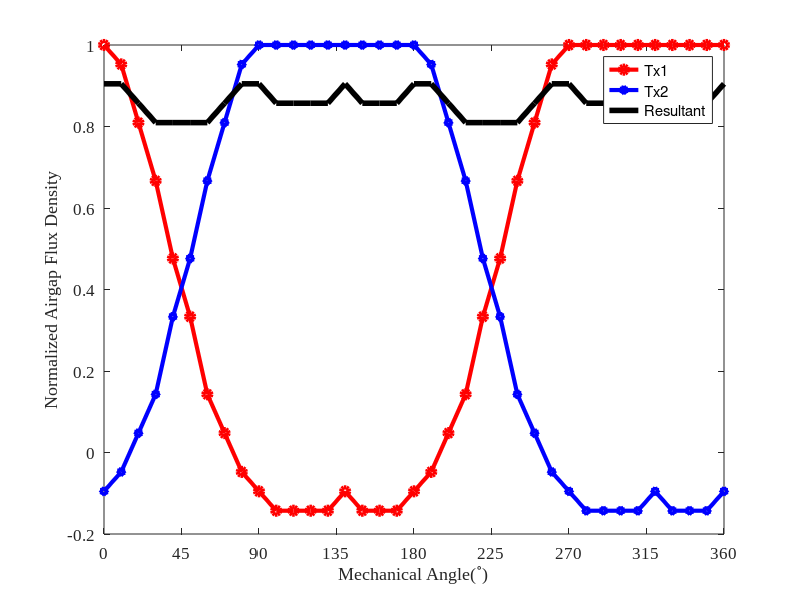
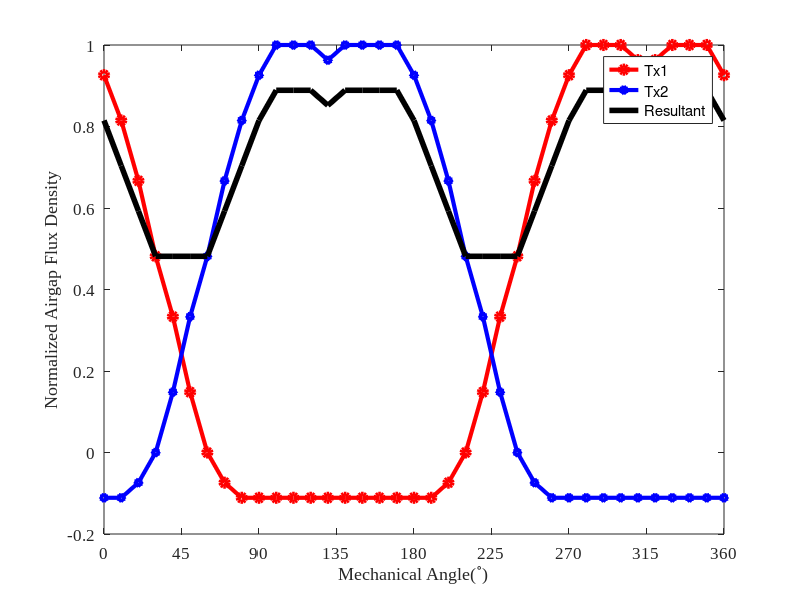

The MATLAB script that drew these images, in order:
load('normal_airgap.mat')
load('bended_airgap.mat')
%%

bended_p1_total=bended_p1_total/max(bended_p1_total);
bended_p2_total=bended_p2_total/max(bended_p2_total);
figure()
plot(bended_angle,bended_p1_total,'-or','LineWidth',3);
hold on;
plot(bended_angle,bended_p2_total,'-pb','LineWidth',3);
hold on ;
plot(bended_angle,bended_p2_total+bended_p1_total,'k','LineWidth',4);
xlim([0 360])

ylabel({'Normalized Airgap Flux Density'},'FontName','Times New Roman');
xlabel({'Mechanical Angle(^\circ)'},'FontName','Times New Roman');
set(gca,'FontName','Times New Roman','FontSize',12,'XTick',...
    [0 45 90 135 180 225 270 315 360]);
legend('Tx1','Tx2','Resultant');
set(legend,'Location','best');



%%

normal_p1_total=normal_p1_total/max(normal_p1_total);
normal_p2_total=normal_p2_total/max(normal_p2_total);
figure()
plot(normal_angle,normal_p1_total,'-or','LineWidth',3);
hold on;
plot(normal_angle,normal_p2_total,'-pb','LineWidth',3);
hold on ;
plot(normal_angle,normal_p2_total+normal_p1_total,'k','LineWidth',4);
hold on ;
xlim([0 360])


ylabel({'Normalized Airgap Flux Density'},'FontName','Times New Roman');
xlabel({'Mechanical Angle(^\circ)'},'FontName','Times New Roman');
set(gca,'FontName','Times New Roman','FontSize',12,'XTick',...
    [0 45 90 135 180 225 270 315 360]);
legend('Tx1','Tx2','Resultant');
set(legend,'Location','best');
